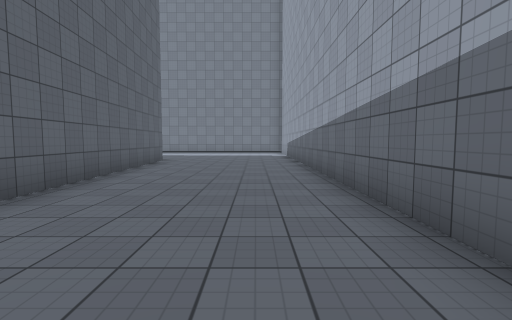
View 1 (above)

16 first-person views from a walk through a 3-D level made in the Unity game engine. The camera is 1.4 m above the floor, tilts 4° down and sees 85° across. The floor is counted in squares, 2 m on a side. Each view is taken from the middle of a square. On the plan, view 1 faces up. The plan holds only what a view shows up to about 9 squares ahead; the rest is blank. The place goes on beyond the plan. The player character is not drawn. Surface patterns are stand-ins for the level's own textures.

View 2
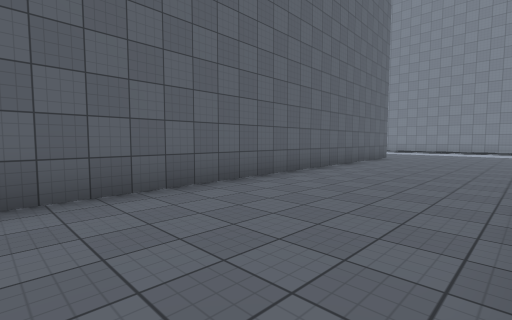

View 3
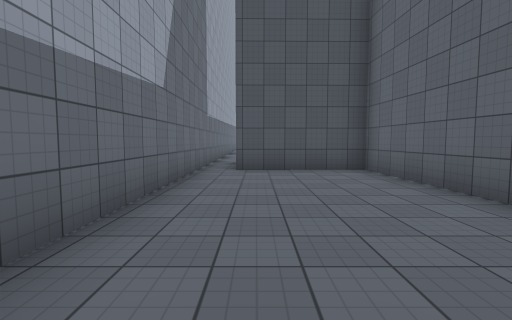

View 4
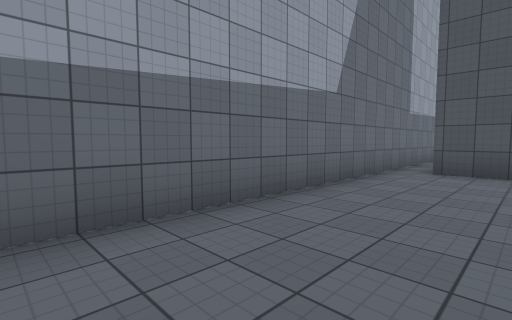

View 5
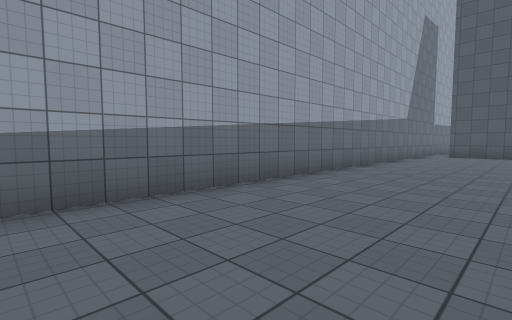

View 6
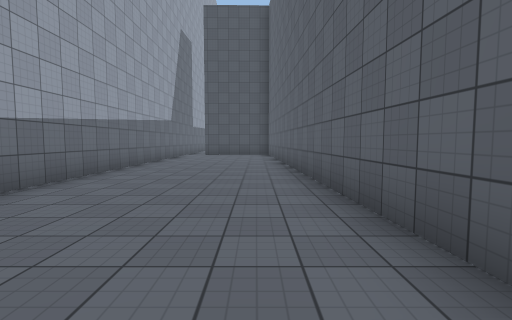

View 7
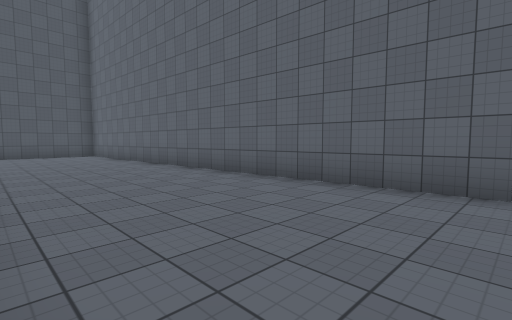

View 8
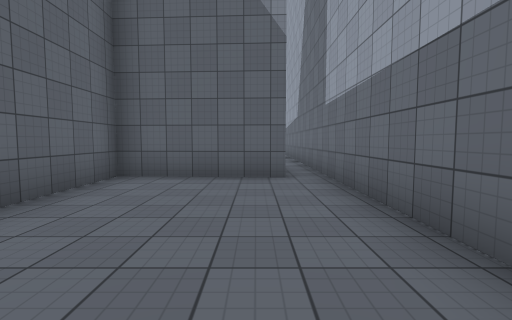

View 9
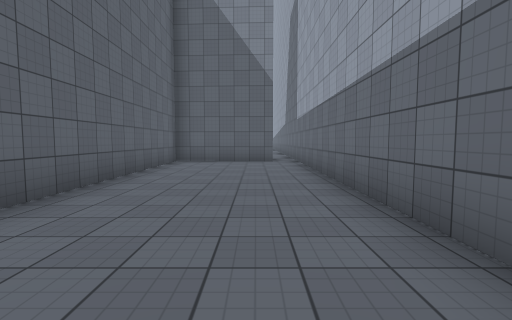

View 10
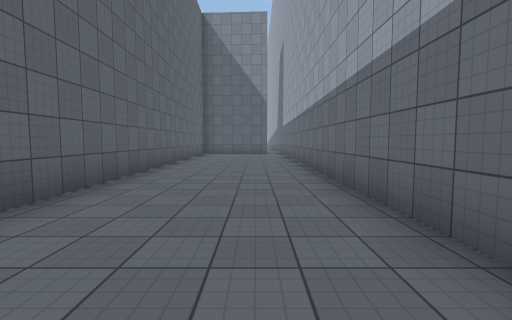

View 11
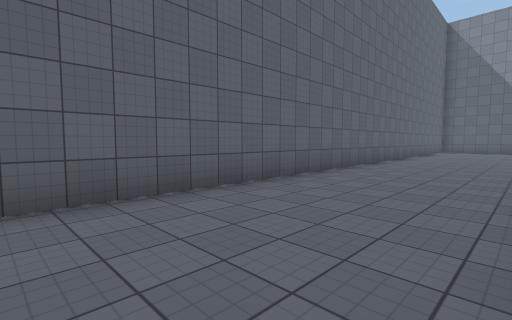

View 12
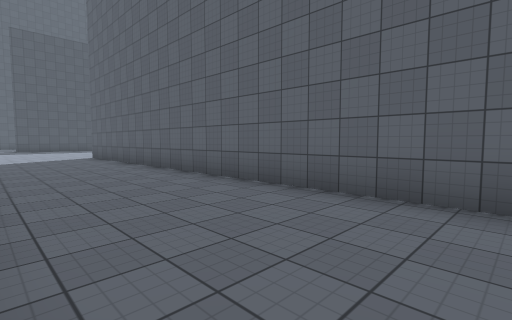

View 13
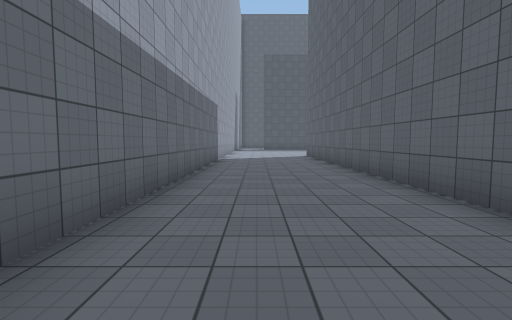

View 14
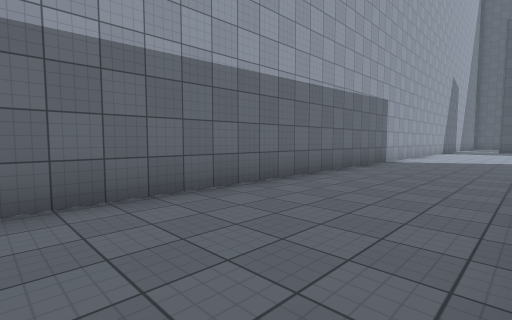

View 15
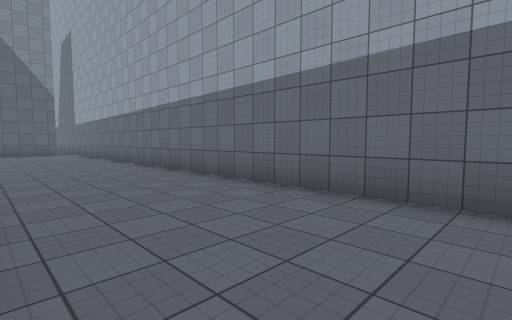

View 16
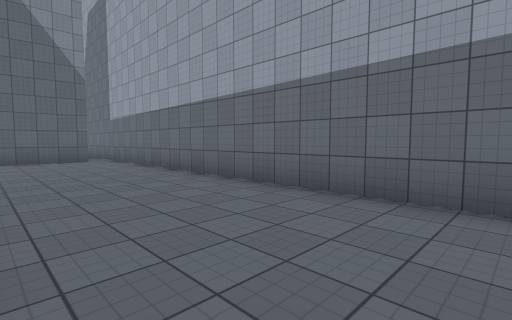

### Floor plan
Points are (right, up) in squares from view 1. A wall is a line through its corners. A room is listed if a view was taken in it or the views show most of it. See-through windows are left out.
Room 1 (views 1, 2, 3, 4, 5, 6, 7)
walls: (-3.3, 9.8) (-2.6, -3.7) (0.6, -3.6); (1.4, -5.5) (1.4, 9.9)
ways out: opening at (1, -4.5) to room 2
Room 2 (views 8, 9, 10, 11, 12, 13, 14, 15, 16)
walls: (1.4, -31.4) (1.4, -5.5); (0.6, -5.7) (-2.7, -5.6) (-2.3, -30.5)
ways out: opening at (1, -4.5) to room 1

Where each view was taken, in squares from view 1:
view 1: 0 up, 0 right, facing up
view 2: 2 down, 1 right, facing up-left
view 3: 3 up, 0 right, facing down
view 4: 3 up, 1 left, facing down-right
view 5: 10 up, 2 left, facing down-right
view 6: 10 up, 2 left, facing down
view 7: 10 up, 1 right, facing down-left
view 8: 11 down, 0 right, facing up
view 9: 15 down, 0 right, facing up
view 10: 20 down, 0 right, facing up
view 11: 24 down, 1 right, facing up-left
view 12: 21 down, 1 right, facing down-left
view 13: 21 down, 0 right, facing down
view 14: 22 down, 2 left, facing down-right
view 15: 21 down, 2 left, facing up-right
view 16: 16 down, 2 left, facing up-right
